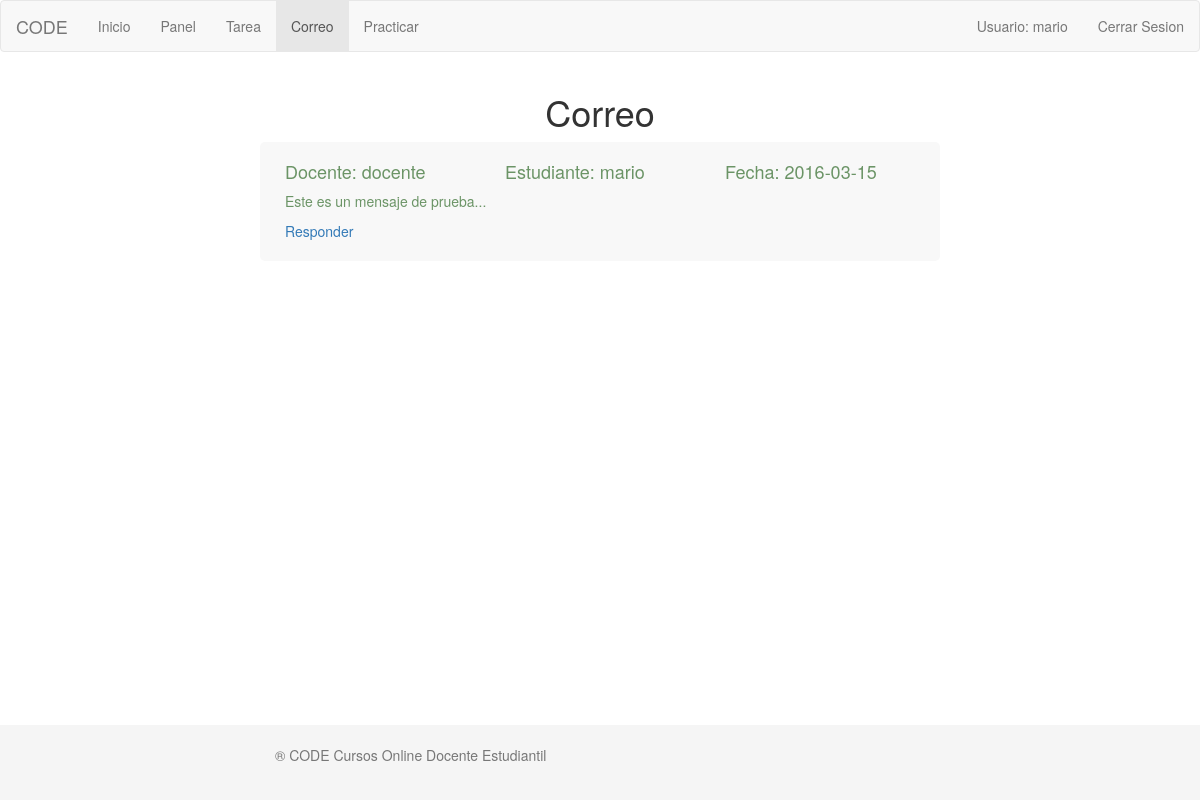
Screenshot of /correo.php (signed in) with the database file from the repository.
### tables this page shows
CREATE TABLE IF NOT EXISTS `conversacion` (
  `id` int(11) NOT NULL,
  `id_estudiante` int(11) DEFAULT NULL,
  `id_profesor` int(11) DEFAULT NULL,
  `mensaje` varchar(255) DEFAULT NULL,
  `fecha` date DEFAULT NULL
);

CREATE TABLE IF NOT EXISTS `usuario` (
  `id` int(11) NOT NULL,
  `nombre` varchar(255) NOT NULL,
  `apellido` varchar(255) DEFAULT NULL,
  `ci` varchar(255) NOT NULL,
  `rol` int(255) DEFAULT NULL
);

### correo.php (the view, shortened to what this page needs)
<?php
if(isset($_SESSION['user'])){
$usuario = $_SESSION['user'];
}
else{
echo '<script>alert("Necesita iniciar sesion para acceder a esta pagina.");</script>';
echo '<script>window.location="index.php";</script>';
}
?>
<!DOCTYPE html>
<html>
   <head>
      <link rel="stylesheet" href="css/bootstrap.min.css">
      <link href="css/styles.css?update=12102006" rel="stylesheet" media="screen">
   </head>
   <body>
      <nav role="navigation" class="navbar navbar-default">
         <div class="navbar-header">
            <a href="#" class="navbar-brand">CODE</a>
         </div>
         <div id="navbarCollapse" class="collapse navbar-collapse">
            <ul class="nav navbar-nav">
               <li ><a href="index.php">Inicio</a></li>
               <?php if($_SESSION['rol']==2){?>
               <li ><a href="estudiante.php">Panel</a></li>
               <li ><a href="listaTareas.php">Tarea</a></li>
               <li class="active"><a href="correo.php">Correo</a></li>
               <li ><a href="practicar.php">Practicar</a></li>
               <?php }?>
            </ul>
            <ul class="nav navbar-nav navbar-right">
               <li><a  data-toggle="collapse" data-target="#collap_user" href="#">Usuario:
               <?php echo $usuario?></a></li>
               <li><a href="cerrarSesion.php">Cerrar Sesion</a></li>
            </ul>
         </div>
      </nav>
      <div class="container">
         <h1 class="text-center">Correo</h1>
         <?php
         if($_SESSION['rol']==2){
         $id_user = mysql_query("SELECT id FROM Usuario WHERE nombre='$usuario'");
         $id_user = mysql_result($id_user, 0);
         $lista_msj = mysql_query("SELECT id_estudiante, id_profesor, mensaje, fecha FROM conversacion WHERE id_estudiante='$id_user'");
         }
         else{
         $lista_msj = mysql_query("SELECT id, id_estudiante, id_profesor, mensaje, fecha FROM conversacion ORDER BY fecha DESC");
         }
         if(mysql_num_rows($lista_msj) > 0){
         while ($fila = mysql_fetch_assoc($lista_msj)){
         $id_user1= $fila['id_profesor'];
         $id_user2= $fila['id_estudiante'];
         $user1 = mysql_query("SELECT nombre FROM usuario WHERE id='$id_user1'");
         $user2 = mysql_query("SELECT nombre FROM usuario WHERE id='$id_user2'");
         $user1 = mysql_result($user1, 0);
         $user2 = mysql_result($user2, 0);
         $mensaje = $fila['mensaje'];
         $fecha = $fila['fecha'];
         $fecha_actual = date('Y-m-d');
         echo '<div class="row mensaje">
            <div class="col-sm-4">
               <h4>Docente: '.$user1.'</h4>
            </div>
            <div class="col-sm-4">
               <h4>Estudiante: '.$user2.'</h4>
            </div>
            <div class="col-sm-4">
               <h4>Fecha: '.$fecha.'</h4>
            </div>
            <div class="row">
               <p class="texto-mensaje">'.$mensaje.'</p>
            </div>
            <div class="row">
               <p class="texto-mensaje"><a href="mensaje.php?id_estudiante='.$id_user2.'&id_profesor='.$id_user1.'&fechaActual='.$fecha_actual.'&estudiante='.$user2.'&profesor='.$user1.'">Responder</a></p>
            </div>
         </div>
         ';
         }
         }
         else{
         echo '<h4 class="text-center">No tienes ningun mensaje nuevo</h4>';
         }
         ?>
      </div>
   <footer class="footer">
      <div class="container">
         <p class="text-muted">® CODE Cursos Online Docente Estudiantil</p>
      </div>
   </footer>
</body>
</html>

### css/styles.css (style rules this page uses)
html { position: relative; min-height: 100%; }
body { margin-bottom: 60px; }
.footer { position: absolute; bottom: 0; width: 100%; height: 75px; background-color: #f5f5f5; }
.container { width: auto; max-width: 680px; padding: 0 15px; }
.container .text-muted { margin: 20px 0; }
.mensaje { background: #F8F8F8; border-radius: 5px; margin-bottom: 10px; padding: 10px; }
.mensaje:nth-child(even) { color: #6B9466 }
.texto-mensaje { margin-left: 30px; margin-right: 30px; }

### rows the page displays
conversacion: usuario.nombre "docente", usuario.nombre "mario", fecha "2016-03-15", mensaje "Este es un mensaje de prueba..."

### other values shown
$usuario "mario"
